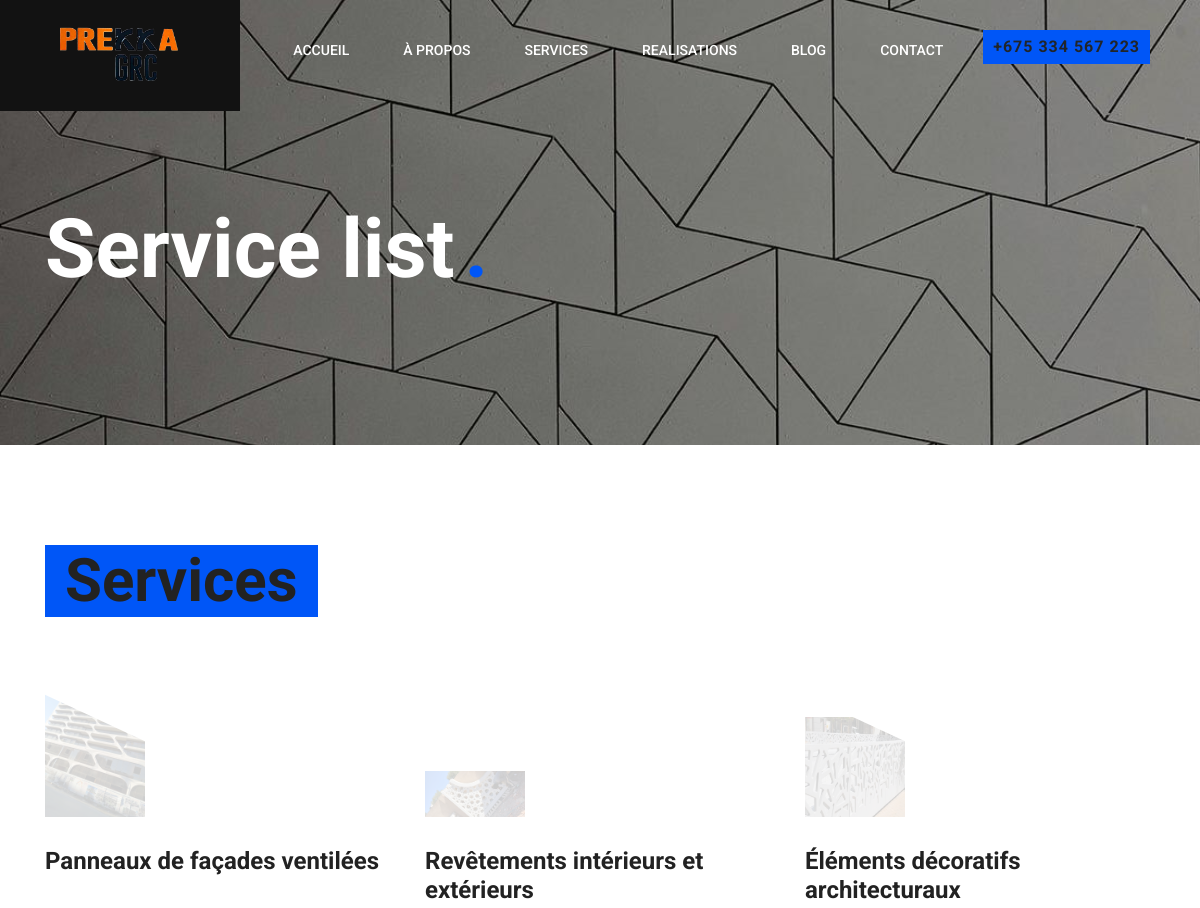
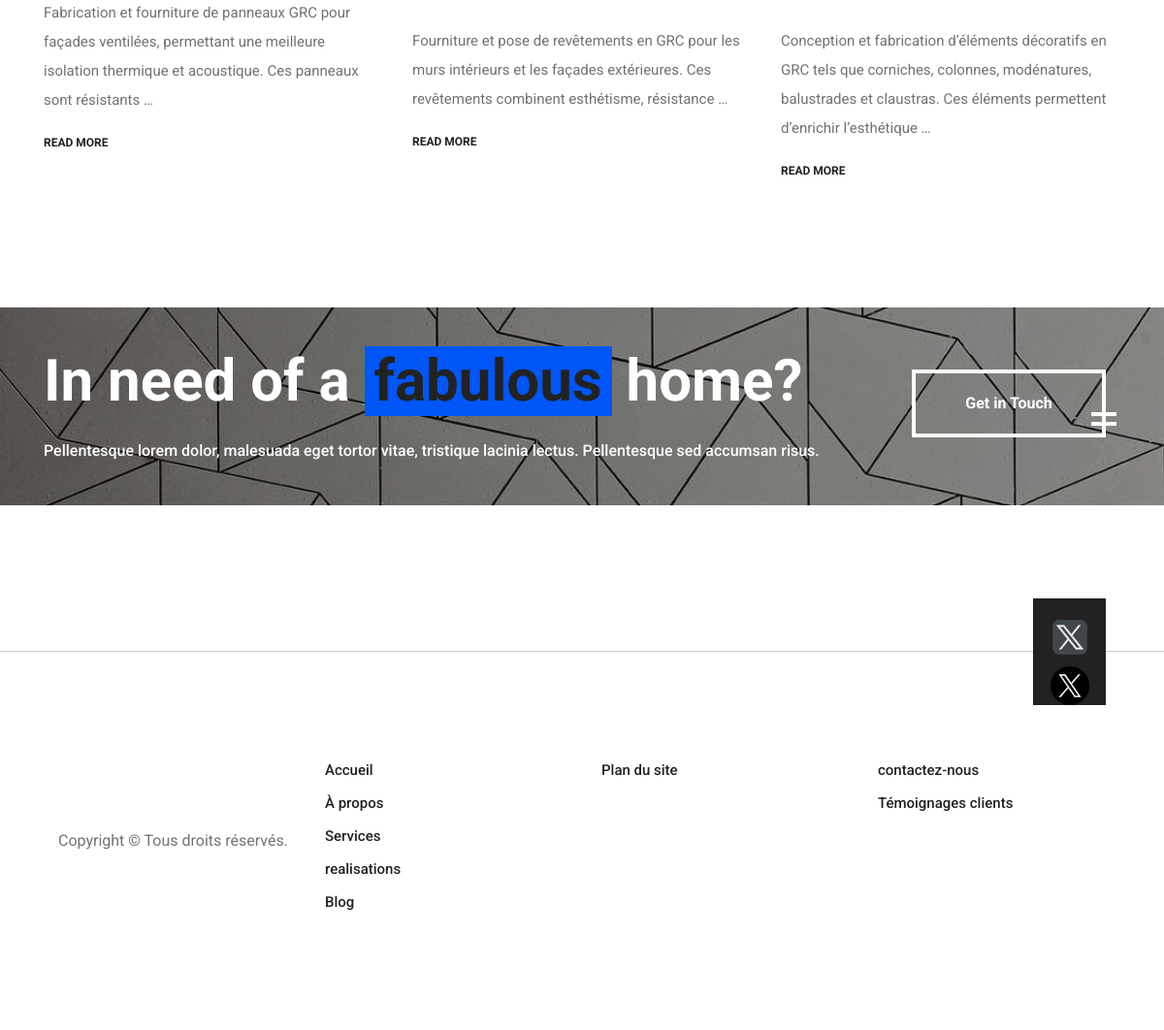
Page /services/ on the committed database (2 pictures, top to bottom).
### services/models.py (models this page shows, shortened)
class Service(models.Model):
    titre = models.CharField("Titre du service", max_length=200)
    slug = models.SlugField("URL optimisée", unique=True, blank=True)
    description = models.TextField("Description détaillée")
    image = models.ImageField("Image principale", upload_to="services/")
    meta_titre = models.CharField(
        "Titre SEO", max_length=255, blank=True, null=True)
    meta_description = models.TextField(
        "Description SEO", blank=True, null=True)
    date_creation = models.DateTimeField("Date de création", auto_now_add=True)
    date_mise_a_jour = models.DateTimeField(
        "Date de mise à jour", auto_now=True)
    class Meta:
        ordering = ["titre"]
        verbose_name = "Service"
        verbose_name_plural = "Services"

### core/models.py (models this page shows, shortened)
class SocialLink(models.Model):
    titre = models.CharField(
        max_length=20,
        help_text="Texte qui s'affiche au survol et texte alternatif"
    )
    url = models.URLField(
        help_text="Lien vers le réseau social"
    )
    icone = models.ImageField(
        upload_to='icones_reseaux/',
        help_text="Télécharger l'icône du réseau social"
    )

### services/views.py (the view)
# urls.py: path("", views.service_list, name="service_list"),
def service_list(request):
    services = Service.objects.all()
    return render(request, "services/services.html", {"services": services})

### core/context_processors.py (called while the page is built)
def social_links(request):
    return {
        'social_links': SocialLink.objects.all()
    }

### templates/services/services.html
{% extends "base.html" %} {% load static %} {% block content %}
<section
  class="page-header-section set-bg"
  data-setbg="{% static 'img/header-bg.jpg' %}"
>
  <div class="container">
    <h1 class="header-title">Service list<span>.</span></h1>
  </div>
</section>
<section class="service-section spad">
  <div class="container">
    <div class="section-title">
      <h1>Services</h1>
    </div>
    <div class="row">
      {% for service in services %}
      <div class="col-lg-4 col-md-6">
        <div class="service-box">
          <div class="sb-icon">
            <div class="sb-img-icon">
              {% if service.image %}
              <img src="{{ service.image.url }}" alt="{{ service.titre }}" />
              {% else %}
              <img
                src="{% static 'img/icon/dark/placeholder.png' %}"
                alt="Service"
              />
              {% endif %}
            </div>
          </div>
          <h3>{{ service.titre }}</h3>
          <p>{{ service.description|truncatewords:20 }}</p>
          <a href="{% url 'service_detail' service.slug %}" class="readmore"
            >READ MORE</a
          >
        </div>
      </div>
      {% endfor %}
    </div>
  </div>
</section>
<section class="promo-section pt-0">
  <div class="promo-box set-bg" data-setbg="{% static 'img/bg.jpg' %}">
    <div class="container">
      <div class="row">
        <div class="col-lg-9 promo-text">
          <h1>In need of a <span>fabulous</span> home?</h1>
          <p>
            Pellentesque lorem dolor, malesuada eget tortor vitae, tristique
            lacinia lectus. Pellentesque sed accumsan risus.
          </p>
        </div>
        <div class="col-lg-3 text-lg-right">
          <a href="/" class="site-btn sb-light mt-4">Get in Touch</a>
        </div>
      </div>
    </div>
  </div>
</section>
{% endblock %}

### templates/base.html (shortened to what this page needs)
{% load static %}
<!DOCTYPE html>
<html lang="en">
  <head>
    <link rel="stylesheet" href="{% static 'css/bootstrap.min.css' %}" />
    <link rel="stylesheet" href="{% static 'css/font-awesome.min.css' %}" />
    <link rel="stylesheet" href="{% static 'css/animate.css' %}" />
    <link rel="stylesheet" href="{% static 'css/owl.carousel.css' %}" />
    <link rel="stylesheet" href="{% static 'css/style.css' %}" />
  </head>
  <body>
    <header class="header-area">
      <a href="{% url 'accueil' %}" class="logo-area">
        <img src="{% static 'img/logo.png' %}" alt="Prekka GRC Logo" />
      </a>
      <div class="phone-number">+675 334 567 223</div>
      <nav class="nav-menu">
        <ul>
          <li class=><a href="{% url 'accueil' %}">accueil</a></li>
          <li><a href="{% url 'apropos' %}">À propos</a></li>
          <li><a href="{% url 'service_list' %}">Services</a></li>
          <li><a href="{% url 'realisations_liste' %}">realisations</a></li>
<li><a href="{% url 'blog:liste_articles' %}">Blog</a></li>
          <li><a href="{% url 'contact' %}">contact</a></li>
        </ul>
      </nav>
    </header>
    {% block content %}{% endblock %}
<footer class="footer-section">
  <div class="footer-social">
    <div class="social-links">
      {% for link in social_links %}
      <a href="{{ link.url }}" target="_blank" title="{{ link.titre }}">
        <img
          class="social-icon"
          src="{{ link.icone.url }}"
          alt="{{ link.titre }}"
        />
      </a>
      {% endfor %}
    </div>
  </div>
  <div class="container">
    <div class="row">
      <div class="col-lg-9 offset-lg-3">
        <div class="row">
          <div class="col-md-4">
            <div class="footer-item">
              <ul>
                <li><a href="{% url 'accueil' %}">Accueil</a></li>
                <li><a href="{% url 'apropos' %}">À propos</a></li>
                <li><a href="{% url 'service_list' %}">Services</a></li>
                <li><a href="{% url 'realisations_liste' %}">realisations</a></li>
      <li><a href="{% url 'blog:liste_articles' %}">Blog</a></li>
              </ul>
            </div>
          </div>
          <div class="col-md-4">
            <div class="footer-item">
              <ul>
                <li><a href="#">Plan du site</a></li>
              </ul>
            </div>
          </div>
          <div class="col-md-4">
            <div class="footer-item">
              <ul>
                <li><a href="{% url 'contact' %}">contactez-nous</a></li>
                <li><a href="{% url 'ajouter_temoignage' %}">Témoignages clients</a></li>
              </ul>
            </div>
          </div>
        </div>
      </div>
    </div>
  </div>
  <div class="copyright">
    Copyright &copy;
    Tous droits réservés.
  </div>
</footer>
  </body>
</html>
  </body>
</html>

### rows in the picture
Service: image (picture), titre "Panneaux de façades ventilées", description "Fabrication et fourniture de panneaux GRC pour façades ventilées, permettant une meilleure isolation thermique et acoustique. Ces panneaux sont résistants …"
Service: image (picture), titre "Revêtements intérieurs et extérieurs", description "Fourniture et pose de revêtements en GRC pour les murs intérieurs et les façades extérieures. Ces revêtements combinent esthétisme, résistance …"
Service: image (picture), titre "Éléments décoratifs architecturaux", description "Conception et fabrication d’éléments décoratifs en GRC tels que corniches, colonnes, modénatures, balustrades et claustras. Ces éléments permettent d’enrichir l’esthétique …"
SocialLink: icone (picture)
SocialLink: icone (picture)
